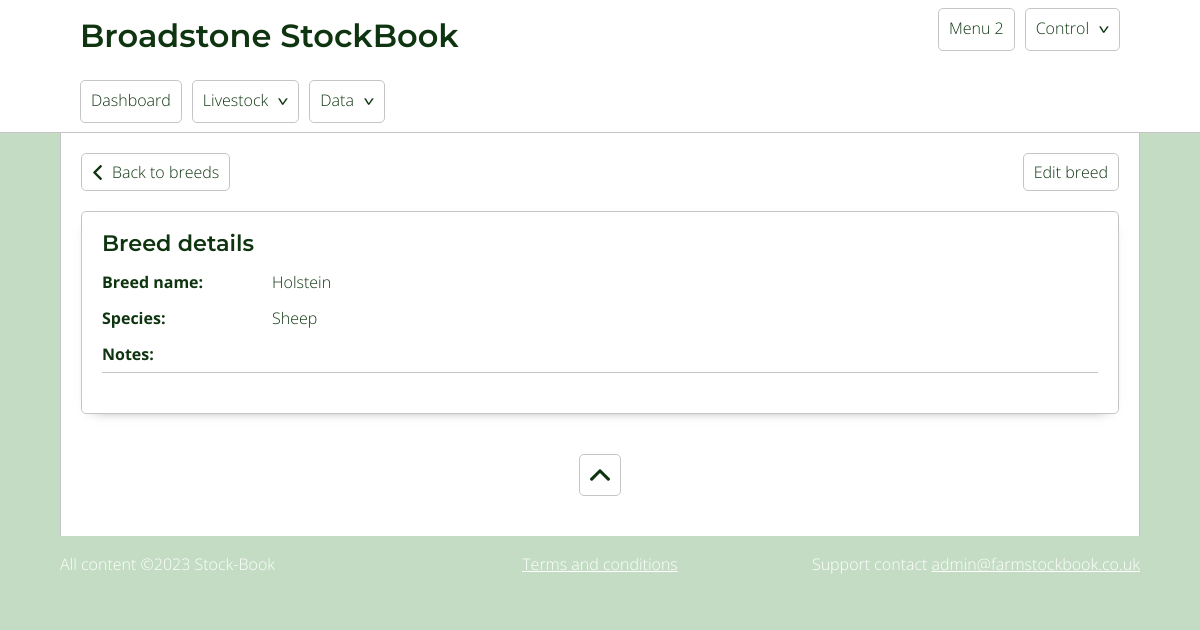
The page /breeds.php?id=21 on the database as committed earlier.
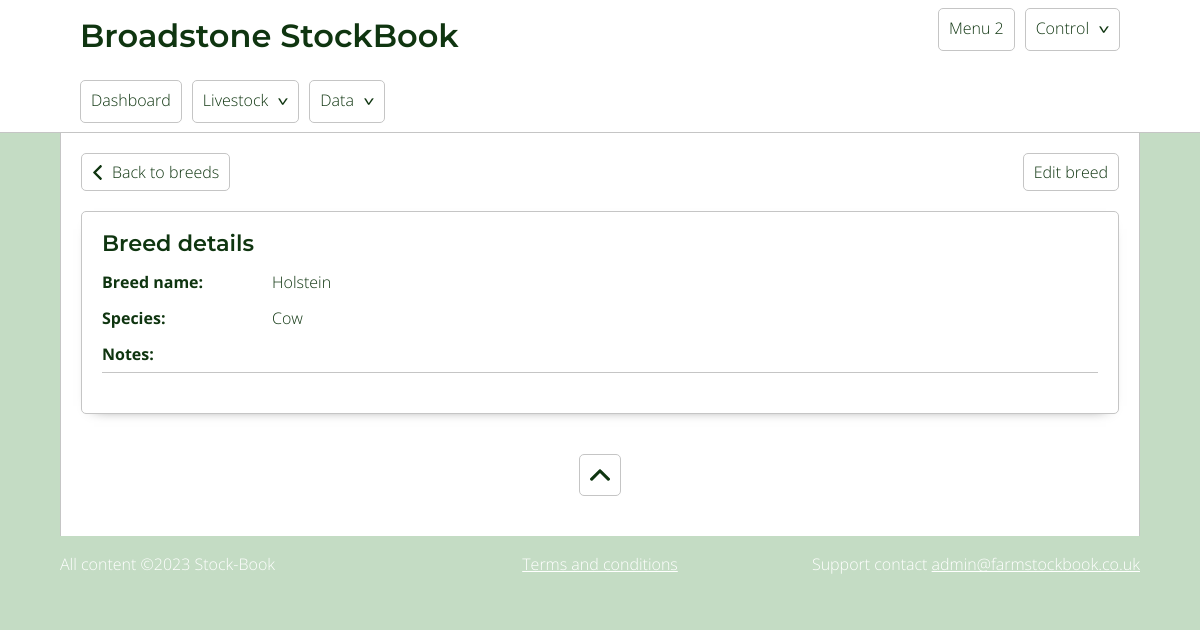
The same page on the database as committed later.
### tables this page shows
CREATE TABLE `breed` (
  `id` int(11) NOT NULL,
  `breed_name` varchar(500) NOT NULL,
  `species` int(11) NOT NULL DEFAULT 1,
  `notes` text DEFAULT NULL,
  `active` tinyint(1) NOT NULL DEFAULT 1
);

CREATE TABLE `species` (
  `id` int(11) NOT NULL,
  `species` varchar(255) NOT NULL,
  `notes` text NOT NULL
);

### includes/classes/Db.class.php (called while the page is built, shortened)
<?php
    class Db{
            private $db_servername = "localhost";
            private $db_username = "flockbook";
            private $db_password = "flockbook";
            private $db_dbName = "fb_redesign";
            protected function connect(){
                $pdo = new PDO("mysql:host=$this->db_servername;dbname=$this->db_dbName", $this->db_username, $this->db_password);
                $pdo -> setAttribute(PDO::ATTR_ERRMODE, PDO::ERRMODE_EXCEPTION);
                return self::$conn = $pdo;
            }
    }
?>

### includes/classes/Breeds.class.php (shortened to what this page needs)
<?php
    class Breeds extends Db{
            public function singleBreedCard($site_data, $id, $context){
                    $query = "SELECT * FROM breed WHERE id = :id";
                    $sql = self::$conn -> prepare($query);
                    $sql -> bindParam(':id', $id);
                    $sql -> execute();
                $row = $sql -> fetch();
                $data = '';
                $data .= "<p class='controls'>";
                    $data .= "<a href='$site_data[site_root]/breeds' class='back'>Back to breeds</a>";
                    $data .= "<a class='right_aligned js_edit_btn' data-editid='$id' data-edittype='breed' data-form='edit_breed'>Edit breed</a>";
                $data .= "</p>";
                $data .= "<div class='card breedCard'>";
                    $data .= "<h2>Breed details</h2>";
                    $data .= "<div class='col_2'>";
                        $data .= "<div>";
                            $data .= "<p><label>Breed name:</label>$row[breed_name]</p>";
                            $data .= "<p><label>Species:</label>" . $this -> getSpecies($row['species']) . "</p>";
                        $data.= "</div>";
                    $data .= "</div>";
                    $data .= "<div>";
                        $data .= "<p class='fullWidth'><label>Notes:</label>$row[notes]</p>";
                    $data .= "</div>";
                $data .= "</div>";
                if($context == 'echo'){
                    echo $data;
                }else{
                    return $data;
                }
            }
            public function getSpecies($id){
                $query = "SELECT species FROM species WHERE :id = id";
                    $sql = self::$conn -> prepare($query);
                    $sql -> bindParam(':id', $id);
                    $sql -> execute();
                    $row = $sql -> fetch();
                    return $row['species'];
            }
    }
?>

Rows that differ between the two databases and show on the page:
changed breed "Holstein": species.species "Sheep" → "Cow"
